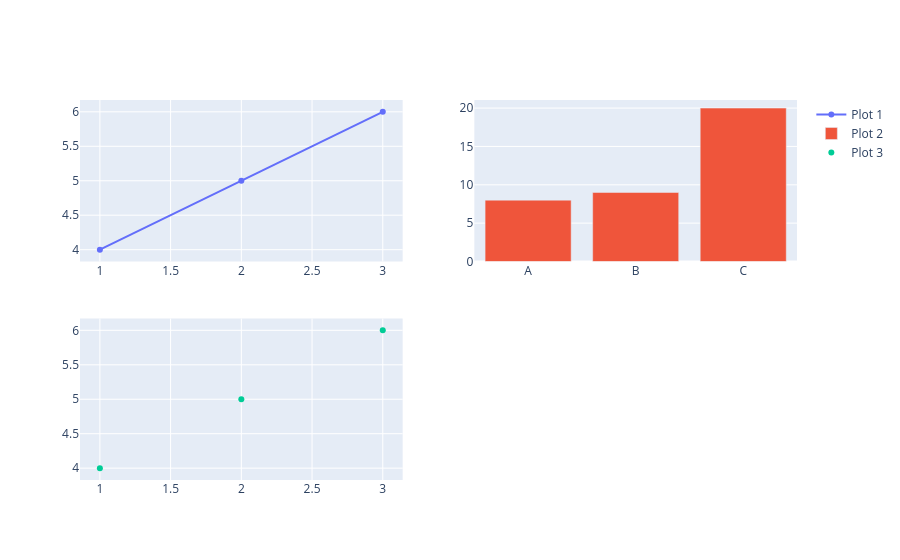

Here is the notebook cell this chart was saved with:
### Code cell
plot3 = go.Scatter(x=[1,2,3],
                   y=[4,5,6],
                   mode="markers",
                   name="Plot 3")

fig.add_trace(plot3, row=2,col=1)

### Figure 1 — Plotly figure (JSON) as saved in the notebook; plotly's stock layout.template omitted (floating-point values rounded to 4 significant figures)
{"data": [{"mode": "lines+markers", "name": "Plot 1", "type": "scatter", "x": [1, 2, 3], "xaxis": "x", "y": [4, 5, 6], "yaxis": "y"}, {"name": "Plot 2", "type": "bar", "x": ["A", "B", "C"], "xaxis": "x2", "y": [8, 9, 20], "yaxis": "y2"}, {"mode": "markers", "name": "Plot 3", "type": "scatter", "x": [1, 2, 3], "xaxis": "x3", "y": [4, 5, 6], "yaxis": "y3"}], "layout": {"xaxis": {"anchor": "y", "domain": [0, 0.45]}, "xaxis2": {"anchor": "y2", "domain": [0.55, 1]}, "xaxis3": {"anchor": "y3", "domain": [0, 0.45]}, "xaxis4": {"anchor": "y4", "domain": [0.55, 1]}, "yaxis": {"anchor": "x", "domain": [0.575, 1]}, "yaxis2": {"anchor": "x2", "domain": [0.575, 1]}, "yaxis3": {"anchor": "x3", "domain": [0, 0.425]}, "yaxis4": {"anchor": "x4", "domain": [0, 0.425]}}}
